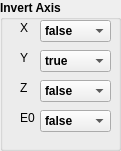
    <widget class="QGroupBox" name="groupBox_10">
     <property name="geometry">
      <rect>
       <x>710</x>
       <y>0</y>
       <width>121</width>
       <height>151</height>
      </rect>
     </property>
     <property name="font">
      <font>
       <pointsize>9</pointsize>
       <weight>75</weight>
       <bold>true</bold>
      </font>
     </property>
     <property name="title">
      <string>Invert Axis</string>
     </property>
     <widget class="QLabel" name="label_53">
      <property name="geometry">
       <rect>
        <x>20</x>
        <y>20</y>
        <width>21</width>
        <height>16</height>
       </rect>
      </property>
      <property name="font">
       <font>
        <pointsize>9</pointsize>
        <weight>50</weight>
        <bold>false</bold>
       </font>
      </property>
      <property name="text">
       <string>X</string>
      </property>
     </widget>
     <widget class="QLabel" name="label_54">
      <property name="geometry">
       <rect>
        <x>20</x>
        <y>50</y>
        <width>21</width>
        <height>16</height>
       </rect>
      </property>
      <property name="font">
       <font>
        <pointsize>9</pointsize>
        <weight>50</weight>
        <bold>false</bold>
       </font>
      </property>
      <property name="text">
       <string>Y</string>
      </property>
     </widget>
     <widget class="QLabel" name="label_55">
      <property name="geometry">
       <rect>
        <x>20</x>
        <y>80</y>
        <width>21</width>
        <height>16</height>
       </rect>
      </property>
      <property name="font">
       <font>
        <pointsize>9</pointsize>
        <weight>50</weight>
        <bold>false</bold>
       </font>
      </property>
      <property name="text">
       <string>Z</string>
      </property>
     </widget>
     <widget class="QComboBox" name="InvertXAxis">
      <property name="geometry">
       <rect>
        <x>40</x>
        <y>20</y>
        <width>71</width>
        <height>22</height>
       </rect>
      </property>
      <item>
       <property name="text">
        <string>false</string>
       </property>
      </item>
      <item>
       <property name="text">
        <string>true</string>
       </property>
      </item>
     </widget>
     <widget class="QComboBox" name="InvertYAxis">
      <property name="geometry">
       <rect>
        <x>40</x>
        <y>50</y>
        <width>71</width>
        <height>22</height>
       </rect>
      </property>
      <item>
       <property name="text">
        <string>true</string>
       </property>
      </item>
      <item>
       <property name="text">
        <string>false</string>
       </property>
      </item>
     </widget>
     <widget class="QComboBox" name="InvertZAxis">
      <property name="geometry">
       <rect>
        <x>40</x>
        <y>80</y>
        <width>71</width>
        <height>22</height>
       </rect>
      </property>
      <item>
       <property name="text">
        <string>false</string>
       </property>
      </item>
      <item>
       <property name="text">
        <string>true</string>
       </property>
      </item>
     </widget>
     <widget class="QLabel" name="label_93">
      <property name="geometry">
       <rect>
        <x>20</x>
        <y>110</y>
        <width>21</width>
        <height>16</height>
       </rect>
      </property>
      <property name="font">
       <font>
        <pointsize>9</pointsize>
        <weight>50</weight>
        <bold>false</bold>
       </font>
      </property>
      <property name="text">
       <string>E0</string>
      </property>
     </widget>
     <widget class="QComboBox" name="InvertE0Axis">
      <property name="geometry">
       <rect>
        <x>40</x>
        <y>110</y>
        <width>71</width>
        <height>22</height>
       </rect>
      </property>
      <item>
       <property name="text">
        <string>false</string>
       </property>
      </item>
      <item>
       <property name="text">
        <string>true</string>
       </property>
      </item>
     </widget>
    </widget>
